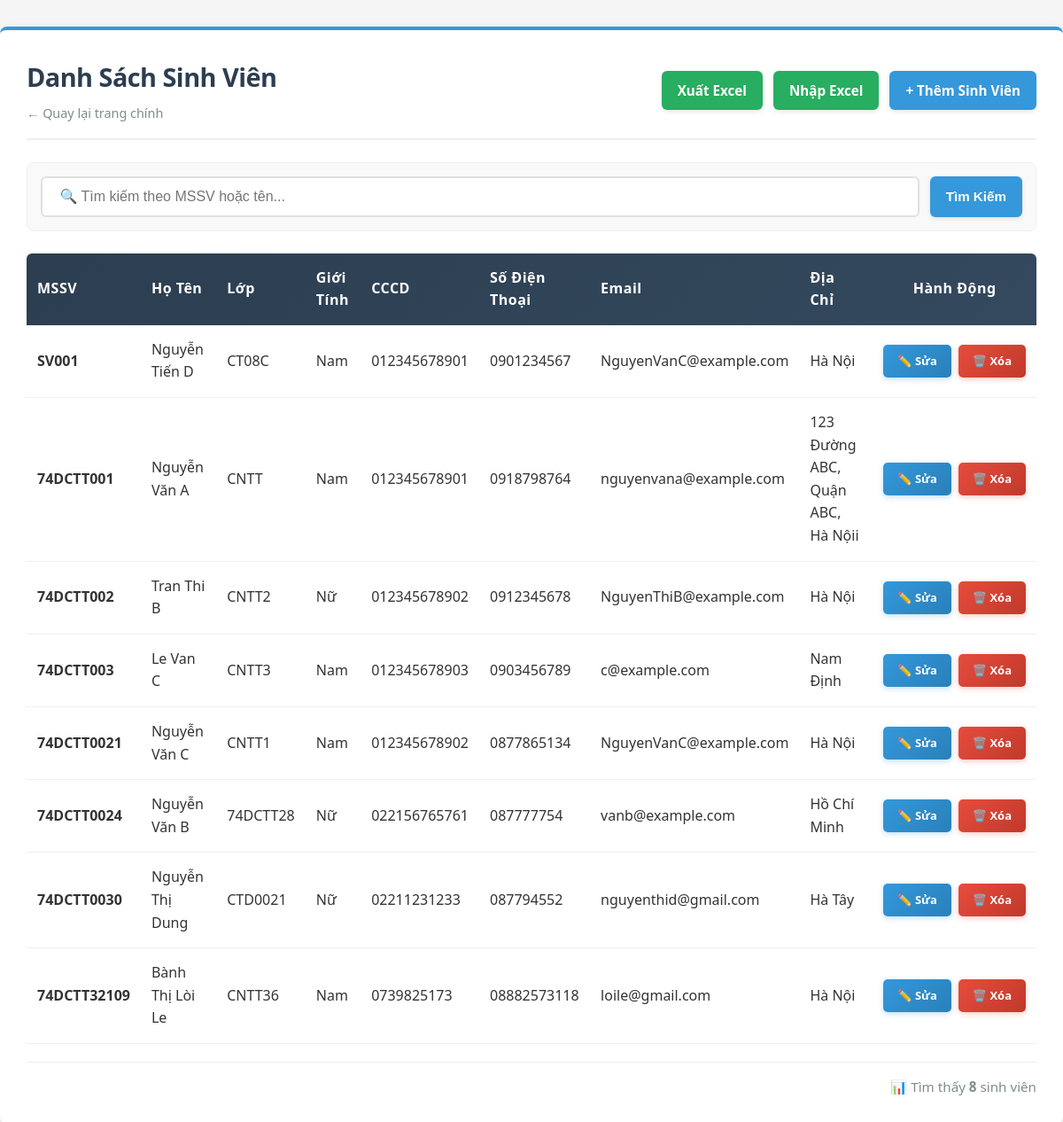
The app's page /QuanLyKTX_API/Public/student (signed in) with its own data.
### tables this page shows
CREATE TABLE `sinhvien` (
  `id` int(11) NOT NULL,
  `masv` varchar(20) NOT NULL,
  `hoten` varchar(100) NOT NULL,
  `lop` varchar(20) DEFAULT NULL,
  `gioitinh` varchar(10) DEFAULT NULL,
  `cccd` varchar(20) DEFAULT NULL,
  `sodienthoai` varchar(15) DEFAULT NULL,
  `email` varchar(100) DEFAULT NULL,
  `diachi` text DEFAULT NULL,
  `created_at` timestamp NOT NULL DEFAULT current_timestamp()
);

### QuanLyKTX_API/Controllers/StudentController.php (called while the page is built, shortened)
<?php
class StudentController extends Controller {
    private $studentService;
    public function __construct() {
        $this->studentService = new StudentService();
    }
    public function index() {
        $keyword = $this->getInput('keyword');
        if ($keyword) {
            $students = $this->studentService->searchStudents($keyword);
        } else {
            $students = $this->studentService->getAllStudents();
        }
        $this->view('student/list', [
            'title' => 'Danh Sách Sinh Viên',
            'students' => $students,
            'keyword' => $keyword,
            'total' => count($students)
        ]);
    }
}

### QuanLyKTX_API/Config/Database.php (called while the page is built, shortened)
<?php
class Database {
    private static $connection = null;
    public static function getConnection() {
        if (self::$connection === null) {
            $host = 'db';
            $user = 'root';
            $pass = 'root_password';
            $db   = 'quanlykytucxa';
            $port = 3306;
            self::$connection = new \mysqli($host, $user, $pass, $db, $port);
            self::$connection->set_charset("utf8");
        }
        return self::$connection;
    }
}

### QuanLyKTX_API/Services/StudentService.php (called while the page is built, shortened)
<?php
class StudentService {
    private $studentRepo;
    public function __construct() {
        $this->studentRepo = new StudentRepository();
    }
    public function getAllStudents() {
        return $this->studentRepo->getAllStudents();
    }
}

### QuanLyKTX_API/Models/StudentRepository.php (called while the page is built, shortened)
<?php
class StudentRepository extends Repository {
    protected $table = 'sinhvien';
    public function getAllStudents() {
        $sql = "SELECT * FROM {$this->table} ORDER BY LENGTH(masv) ASC, masv ASC";
        return $this->fetchAll($sql);
    }
}

### QuanLyKTX_API/Core/Repository.php (called while the page is built, shortened)
<?php
abstract class Repository {
    protected $db;
    public function __construct() {
        $this->db = \Config\Database::getConnection();
    }
    protected function fetchAll($sql, $types = '', $params = []) {
        if (empty($params)) {
            $result = $this->db->query($sql);
            $data = [];
            if ($result) {
                while ($row = $result->fetch_assoc()) {
                    $data[] = $row;
                }
            }
            return $data;
        }
        return [];
    }
}

### QuanLyKTX_API/Views/student/list.php (the view, shortened to what this page needs)
<!DOCTYPE html>
<html lang="vi">
<head>
    <link rel="stylesheet" href="<?= PUBLIC_URL ?>css/list.css?v=<?= time() ?>">
</head>
<body>
<div class="container">
    <div class="header">
        <div>
            <h1><?= htmlspecialchars($title) ?></h1>
            <a href="<?= BASE_URL ?>auth/dashboard" class="back-link">← Quay lại trang chính</a>
        </div>
        <div class="header-actions">
            <a href="<?= BASE_URL ?>student/export" class="btn btn-success">Xuất Excel</a>
            <a href="<?= BASE_URL ?>student/import" class="btn btn-success">Nhập Excel</a>
            <a href="<?= BASE_URL ?>student/create" class="btn btn-primary">+ Thêm Sinh Viên</a>
        </div>
    </div>
    <form method="GET" action="<?= BASE_URL ?>student" class="search-box">
        <input type="text" name="keyword" placeholder=" 🔍 Tìm kiếm theo MSSV hoặc tên..." value="<?= htmlspecialchars($keyword ?? '') ?>">
        <button type="submit" class="btn btn-primary">Tìm Kiếm</button>
    </form>
    <?php if (!empty($students)): ?>
        <table>
            <thead>
                <tr>
                    <th>MSSV</th>
                    <th>Họ Tên</th>
                    <th>Lớp</th>
                    <th>Giới Tính</th>
                    <th>CCCD</th>
                    <th>Số Điện Thoại</th>
                    <th>Email</th>
                    <th>Địa Chỉ</th>
                    <th style="text-align: center;">Hành Động</th>
                </tr>
            </thead>
            <tbody>
                <?php foreach ($students as $student): ?>
                    <tr>
                        <td><strong><?= htmlspecialchars($student['masv'] ?? '') ?></strong></td>
                        <td><?= htmlspecialchars($student['hoten'] ?? '') ?></td>
                        <td><?= htmlspecialchars($student['lop'] ?? '') ?></td>
                        <td><?= htmlspecialchars($student['gioitinh'] ?? '') ?></td>
                        <td><?= htmlspecialchars($student['cccd'] ?? '') ?></td>
                        <td><?= htmlspecialchars($student['sodienthoai'] ?? '') ?></td>
                        <td><?= htmlspecialchars($student['email'] ?? '') ?></td>
                        <td><?= htmlspecialchars($student['diachi'] ?? '') ?></td>
                        <td>
                            <div class="action-links">
                                <a href="<?= BASE_URL ?>student/edit/<?= $student['masv'] ?>" class="btn-action btn-edit"> ✏️ Sửa</a>
                                <a href="<?= BASE_URL ?>student/delete/<?= $student['masv'] ?>" class="btn-action btn-delete" onclick="return confirm('Bạn chắc chắn muốn xóa?')"> 🗑️ Xóa</a>
                            </div>
                        </td>
                    </tr>
                <?php endforeach; ?>
            </tbody>
        </table>
        <div class="footer-info">📊 Tìm thấy <strong><?= $total ?></strong> sinh viên</div>
    <?php endif; ?>
</div>
</body>
</html>

### QuanLyKTX_API/Public/css/list.css (style rules this page uses)
* { margin: 0; padding: 0; box-sizing: border-box; }
body { font-family: "Segoe UI", Tahoma, Geneva, Verdana, sans-serif; background-color: #f5f5f5; color: #333; line-height: 1.6; }
.container { max-width: 1200px; margin: 30px auto; background: white; padding: 30px; border-radius: 8px; box-shadow: 0 2px 8px rgba(0, 0, 0, 0.08); border-top: 4px solid #3498db; animation: fadeIn 0.4s ease-in; }
.header { display: flex; justify-content: space-between; align-items: center; margin-bottom: 25px; padding-bottom: 15px; border-bottom: 2px solid #ecf0f1; }
.header h1 { color: #2c3e50; font-size: 1.8em; font-weight: 700; letter-spacing: -0.5px; margin-bottom: 5px; }
.back-link { color: #7f8c8d; text-decoration: none; font-weight: 500; font-size: 0.9em; transition: color 0.3s ease; }
.header-actions { display: flex; gap: 12px; }
.btn { padding: 10px 18px; border: none; border-radius: 6px; cursor: pointer; text-decoration: none; display: inline-block; transition: all 0.3s ease; font-weight: 600; font-size: 0.95em; box-shadow: 0 2px 5px rgba(0, 0, 0, 0.1); }
.btn-primary { background: #3498db; color: white; }
.btn-success { background: #27ae60; color: white; }
.search-box { display: flex; gap: 12px; margin-bottom: 25px; background: #f9f9f9; padding: 15px; border-radius: 8px; border: 1px solid #ecf0f1; }
.search-box input { flex: 1; padding: 12px 15px; border: 2px solid #e0e0e0; border-radius: 6px; font-size: 1em; transition: all 0.3s ease; }
table { width: 100%; border-collapse: collapse; margin-top: 10px; background: white; }
table thead tr { background: linear-gradient(135deg, #2c3e50 0%, #34495e 100%); color: white; }
table th { padding: 15px 12px; text-align: left; font-weight: 600; letter-spacing: 0.5px; }
table th:first-child { border-top-left-radius: 6px; }
table th:last-child { border-top-right-radius: 6px; }
table td { padding: 15px 12px; border-bottom: 1px solid #ecf0f1; vertical-align: middle; }
table tbody tr { transition: background-color 0.2s ease; }
.action-links { display: flex; gap: 8px; justify-content: center; align-items: center; flex-wrap: nowrap; white-space: nowrap; }
.btn-action { padding: 8px 16px; font-size: 13px; border: none; border-radius: 5px; cursor: pointer; text-decoration: none; display: inline-flex; align-items: center; gap: 6px; transition: all 0.3s ease; font-weight: 600; color: white !important; }
.btn-edit { background: linear-gradient(135deg, #3498db, #2980b9); box-shadow: 0 2px 6px rgba(52, 152, 219, 0.3); }
.btn-delete { background: linear-gradient(135deg, #e74c3c, #c0392b); box-shadow: 0 2px 6px rgba(231, 76, 60, 0.3); }
.footer-info { margin-top: 20px; padding-top: 15px; border-top: 1px solid #ecf0f1; color: #7f8c8d; font-size: 0.95em; text-align: right; }

### records on screen
sinhvien: masv "SV001", hoten "Nguyễn Tiến D", lop "CT08C", gioitinh "Nam", cccd "012345678901", sodienthoai "0901234567", email "NguyenVanC@example.com", diachi "Hà Nội"
sinhvien: masv "74DCTT001", hoten "Nguyễn Văn A", lop "CNTT", gioitinh "Nam", cccd "012345678901", sodienthoai "0918798764", email "nguyenvana@example.com", diachi "123 Đường ABC, Quận ABC, Hà Nộii"
sinhvien: masv "74DCTT002", hoten "Tran Thi B", lop "CNTT2", gioitinh "Nữ", cccd "012345678902", sodienthoai "0912345678", email "NguyenThiB@example.com", diachi "Hà Nội"
sinhvien: masv "74DCTT003", hoten "Le Van C", lop "CNTT3", gioitinh "Nam", cccd "012345678903", sodienthoai "0903456789", email "c@example.com", diachi "Nam Định"
sinhvien: masv "74DCTT0021", hoten "Nguyễn Văn C", lop "CNTT1", gioitinh "Nam", cccd "012345678902", sodienthoai "0877865134", email "NguyenVanC@example.com", diachi "Hà Nội"
sinhvien: masv "74DCTT0024", hoten "Nguyễn Văn B", lop "74DCTT28", gioitinh "Nữ", cccd "022156765761", sodienthoai "087777754", email "vanb@example.com", diachi "Hồ Chí Minh"
sinhvien: masv "74DCTT0030", hoten "Nguyễn Thị Dung", lop "CTD0021", gioitinh "Nữ", cccd "02211231233", sodienthoai "087794552", email "nguyenthid@gmail.com", diachi "Hà Tây"
sinhvien: masv "74DCTT32109", hoten "Bành Thị Lòi Le", lop "CNTT36", gioitinh "Nam", cccd "0739825173", sodienthoai "08882573118", email "loile@gmail.com", diachi "Hà Nội"

### other values on screen
$title "Danh Sách Sinh Viên"
$total "8"
